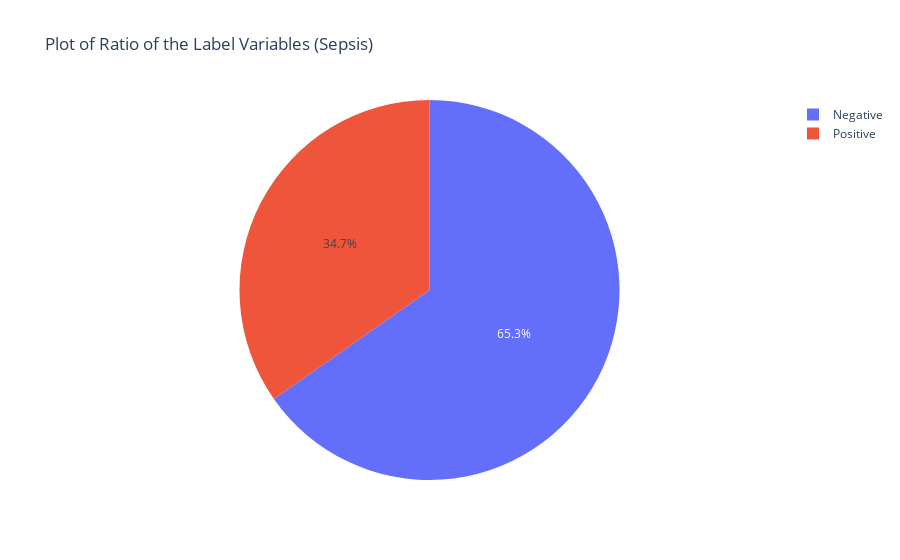

Notebook code for this chart:
### Markdown cell above
#### 5.1 visualization of the percentage unique values of our target

### Code cell
# visualizing the percentage unique values of the target  features.
import plotly.express as px
fig_1 = px.pie(train, names='Sepsis', title='Plot of Ratio of the Label Variables (Sepsis)')
iplot(fig_1)

### Figure 1 — Plotly figure (JSON) as saved in the notebook; plotly's stock layout.template omitted (floating-point values rounded to 4 significant figures; data arrays with more than 128 entries replaced by an {"elided": "..."} marker saying what was removed)
{"data": [{"domain": {"x": [0, 1], "y": [0, 1]}, "hovertemplate": "Sepsis=%{label}<extra></extra>", "labels": {"elided": "599 str values"}, "legendgroup": "", "name": "", "showlegend": true, "type": "pie"}], "layout": {"legend": {"tracegroupgap": 0}, "title": {"text": "Plot of Ratio of the Label Variables (Sepsis)"}}}
